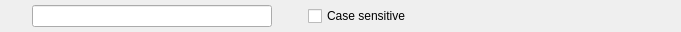
<?xml version="1.0" encoding="UTF-8"?>
<ui version="4.0">
 <class>SearchBar</class>
 <widget class="QWidget" name="SearchBar">
  <property name="geometry">
   <rect>
    <x>0</x>
    <y>0</y>
    <width>681</width>
    <height>32</height>
   </rect>
  </property>
  <property name="windowTitle">
   <string notr="true">Form</string>
  </property>
  <layout class="QHBoxLayout" name="horizontalLayout">
   <property name="margin">
    <number>2</number>
   </property>
   <item>
    <widget class="QToolButton" name="bLast">
     <property name="minimumSize">
      <size>
       <width>24</width>
       <height>24</height>
      </size>
     </property>
     <property name="maximumSize">
      <size>
       <width>24</width>
       <height>24</height>
      </size>
     </property>
     <property name="text">
      <string notr="true"/>
     </property>
     <property name="icon">
      <iconset resource="../ressources.qrc">
       <normaloff>:/icons/back.png</normaloff>:/icons/back.png</iconset>
     </property>
     <property name="iconSize">
      <size>
       <width>24</width>
       <height>24</height>
      </size>
     </property>
     <property name="shortcut">
      <string>Shift+F3</string>
     </property>
     <property name="autoRaise">
      <bool>true</bool>
     </property>
    </widget>
   </item>
   <item>
    <widget class="QLineEdit" name="tfSearch">
     <property name="minimumSize">
      <size>
       <width>240</width>
       <height>0</height>
      </size>
     </property>
     <property name="maximumSize">
      <size>
       <width>240</width>
       <height>16777215</height>
      </size>
     </property>
    </widget>
   </item>
   <item>
    <widget class="QToolButton" name="bNext">
     <property name="minimumSize">
      <size>
       <width>24</width>
       <height>24</height>
      </size>
     </property>
     <property name="maximumSize">
      <size>
       <width>24</width>
       <height>24</height>
      </size>
     </property>
     <property name="text">
      <string notr="true"/>
     </property>
     <property name="icon">
      <iconset resource="../ressources.qrc">
       <normaloff>:/icons/forward.png</normaloff>:/icons/forward.png</iconset>
     </property>
     <property name="iconSize">
      <size>
       <width>24</width>
       <height>24</height>
      </size>
     </property>
     <property name="shortcut">
      <string>F3</string>
     </property>
     <property name="autoRaise">
      <bool>true</bool>
     </property>
    </widget>
   </item>
   <item>
    <widget class="QCheckBox" name="cbCS">
     <property name="text">
      <string>Case sensitive</string>
     </property>
    </widget>
   </item>
   <item>
    <spacer name="horizontalSpacer">
     <property name="orientation">
      <enum>Qt::Horizontal</enum>
     </property>
     <property name="sizeHint" stdset="0">
      <size>
       <width>331</width>
       <height>20</height>
      </size>
     </property>
    </spacer>
   </item>
   <item>
    <widget class="QToolButton" name="bClose">
     <property name="minimumSize">
      <size>
       <width>24</width>
       <height>24</height>
      </size>
     </property>
     <property name="maximumSize">
      <size>
       <width>24</width>
       <height>24</height>
      </size>
     </property>
     <property name="text">
      <string notr="true"/>
     </property>
     <property name="icon">
      <iconset resource="../ressources.qrc">
       <normaloff>:/icons/close.png</normaloff>:/icons/close.png</iconset>
     </property>
     <property name="iconSize">
      <size>
       <width>24</width>
       <height>24</height>
      </size>
     </property>
     <property name="autoRaise">
      <bool>true</bool>
     </property>
    </widget>
   </item>
  </layout>
 </widget>
 <resources>
  <include location="../ressources.qrc"/>
 </resources>
 <connections/>
</ui>
